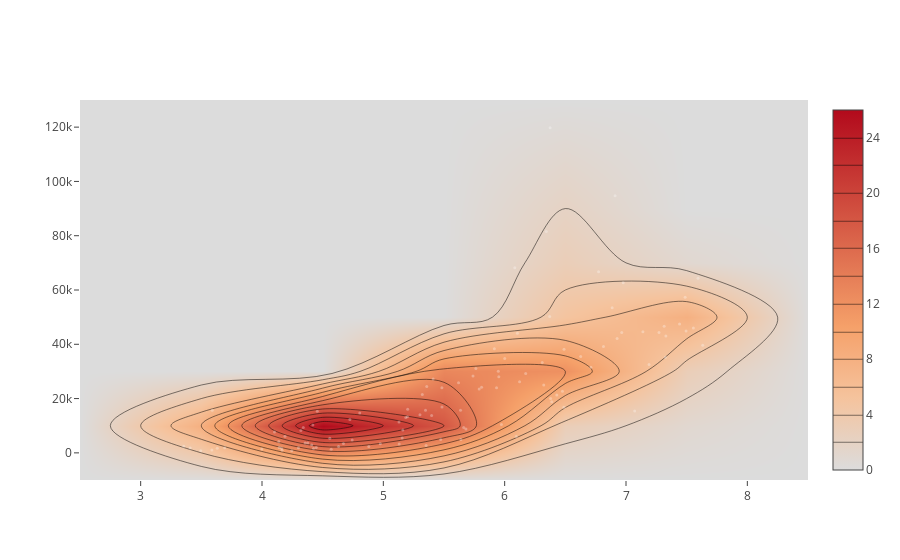

Here is the notebook cell this chart was saved with:
### Markdown cell above
From the gradient plot below, it seems that individuals with lower income are more happy than individuals with higher income.

### Code cell
print("Comparing between GDP per capita and Happiness Score")
x = df['Happiness score']
y = df['GDP per person, 2015-2017']
iplot([go.Histogram2dContour(x=x, y=y, contours=dict(coloring='heatmap')),
       go.Scatter(x=x, y=y, mode='markers', marker=dict(color='white', size=3, opacity=0.3))], show_link=False)
